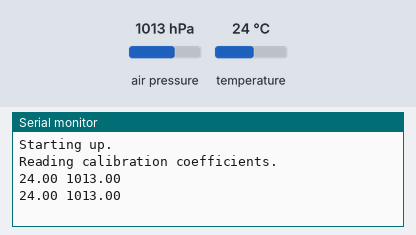
A sketch run on a simulated Arduino Uno, built with avr-gcc and run on an emulated ATmega328P. Parts: the last lines printed to the serial monitor. Wiring (inferred from the names in the program): BMP180 pressure sensor at I2C address 0x77. Inputs (shaded band) come from the test bench; at power-on: air pressure 1013 hPa, temperature 24 °C.

Above: at 1.2 s.
1.3 s: air pressure set to 952 hPa
At 2.6 s:
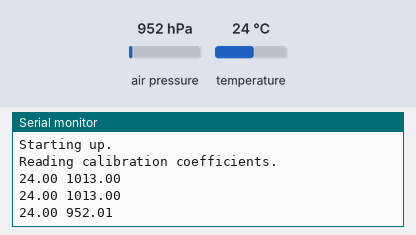
2.8 s: temperature set to 12 °C
At 3.8 s:
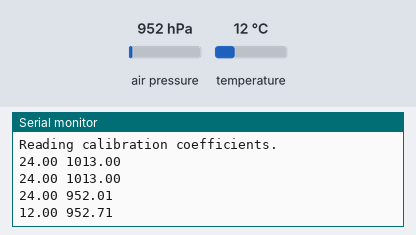
4.3 s: air pressure set to 975 hPa
At 4.3 s:
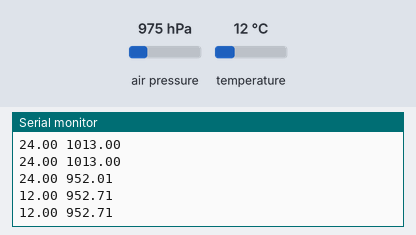
Timing chart, 0 to 7.3 s (numbered marks = the images above; inputs shaded):
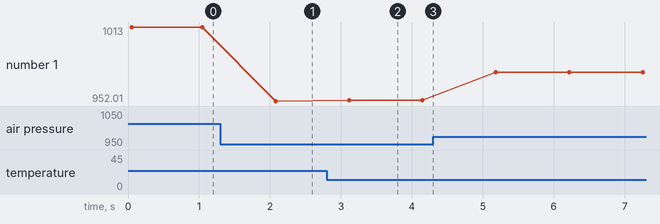

Measured:
- after the input at 1.3 s, the serial monitor: prints a new line after 0.78 s (image 1)
- after the input at 2.8 s, the serial monitor: prints a new line after 0.32 s (image 2)
- plotted number 1: 1013 → 952.01 after the input at 1.3 s, 952.01 → 952.71 after the input at 2.8 s, 952.71 → 975.74 after the input at 4.3 s

The sketch:

bmp085.ino
```cpp
#include <Wire.h>

/**
 * Datasheet defines addressess 0xEF and 0xEE, but only the
 * lower 7 bits are used, which results in 0x77.
 */
static const byte BMP085_I2C_ADDRESS = 0x77;
static const byte BMP085_CTRL_REGISTER = 0xF4;
static const byte BMP085_AD_RESULT = 0xF6;
static const byte BMP085_START_UT = 0x2E;
static const byte BMP085_START_UP = 0x34;
static const byte OVERSAMPLING = 3;

/**
 * Calibration coefficients set in factory.
 */
short CALIB_AC1;
short CALIB_AC2;
short CALIB_AC3;
unsigned short CALIB_AC4;
unsigned short CALIB_AC5;
unsigned short CALIB_AC6;
short CALIB_B1;
short CALIB_B2;
short CALIB_MB;
short CALIB_MC;
short CALIB_MD;
long CALC_B5;

void bmp085_init() {
  Wire.begin();

  Serial.println("Reading calibration coefficients.");
  CALIB_AC1 = bmp085_read_short(0xAA);
  CALIB_AC2 = bmp085_read_short(0xAC);
  CALIB_AC3 = bmp085_read_short(0xAE);
  CALIB_AC4 = bmp085_read_short(0xB0);
  CALIB_AC5 = bmp085_read_short(0xB2);
  CALIB_AC6 = bmp085_read_short(0xB4);
  CALIB_B1 = bmp085_read_short(0xB6);
  CALIB_B2 = bmp085_read_short(0xB8);
  CALIB_MB = bmp085_read_short(0xBA);
  CALIB_MC = bmp085_read_short(0xBC);
  CALIB_MD = bmp085_read_short(0xBE);
  /*Serial.println(CALIB_AC1, HEX);
  Serial.println(CALIB_AC2, HEX);
  Serial.println(CALIB_AC3, HEX);
  Serial.println(CALIB_AC4, HEX);
  Serial.println(CALIB_AC5, HEX);
  Serial.println(CALIB_AC6, HEX);
  Serial.println(CALIB_B1, HEX);
  Serial.println(CALIB_B2, HEX);
  Serial.println(CALIB_MB, HEX);
  Serial.println(CALIB_MC, HEX);
  Serial.println(CALIB_MD, HEX);*/
}

void bmp085_request_read(byte address, size_t len) {
  Wire.beginTransmission(BMP085_I2C_ADDRESS);
  Wire.write(address);
  Wire.endTransmission();

  Wire.requestFrom(BMP085_I2C_ADDRESS, len);
  while (Wire.available() < len) {
    // Busy wait
  }
}

byte bmp085_read_byte(byte address) {
  bmp085_request_read(address, 1);
  return Wire.read();
}

short bmp085_read_short(byte address) {
  bmp085_request_read(address, 2);
  return (short) Wire.read() << 8 | Wire.read();
}

unsigned long bmp085_read_long(byte address) {
  bmp085_request_read(address, 3);
  return (unsigned long) Wire.read() << 16 |  (unsigned long) Wire.read() << 8 | Wire.read();
}

long bmp085_get_ut(void) {
  Wire.beginTransmission(BMP085_I2C_ADDRESS);
  Wire.write(BMP085_CTRL_REGISTER);
  Wire.write(BMP085_START_UT);
  Wire.endTransmission();
  delay(5);
  return bmp085_read_short(BMP085_AD_RESULT);
}

unsigned long bmp085_get_up(void) {
  Wire.beginTransmission(BMP085_I2C_ADDRESS);
  Wire.write(BMP085_CTRL_REGISTER);
  Wire.write(BMP085_START_UP + (OVERSAMPLING << 6));
  Wire.endTransmission();
  delay(26); // IMPROVE
  unsigned long up = bmp085_read_long(BMP085_AD_RESULT);
  return up >> (8 - OVERSAMPLING);
}

long bmp085_get_temperature(void) {
  long ut = bmp085_get_ut();
  long x1 = ((ut - CALIB_AC6) * CALIB_AC5) >> 15;
  long x2 = ((long) CALIB_MC << 11) / (x1 + CALIB_MD);
  CALC_B5 = x1 + x2;
  return (CALC_B5 + 8) >> 4;
}

long bmp085_get_pressure(void) {
  long up = bmp085_get_up();

  long b6 = CALC_B5 - 4000;

  long x1 = (CALIB_B2 * ((b6 * b6) >> 12)) >> 11;
  long x2 = ((long) CALIB_AC2 * b6) >> 11;
  long x3 = x1 + x2;
  long b3 = ((((long) CALIB_AC1 * 4 + x3) << OVERSAMPLING) + 2) / 4;

  x1 = (CALIB_AC3 * b6) >> 13;
  x2 = (CALIB_B1 * ((b6 ^ 2) >> 12)) >> 16;
  x3 = ((x1 + x2) + 2) >> 2;
  unsigned long b4 = (CALIB_AC4 * (unsigned long)(x3 + 32768)) >> 15;

  unsigned long b7 = ((unsigned long) up - b3) * (50000 >> OVERSAMPLING);
  long p = 0;
  if (b7 < 0x80000000) {
    p = b7 * 2 / b4;
  } else {
    p = b7 / b4 * 2;
  }

  x1 = (p >> 8) * (p >> 8);
  x1 = (x1 * 3038) >> 16;
  x2 = (-7357 * p) >> 16;
  return p + ((x1 + x2 + 3791) >> 4);
}
```

WeatherStation.ino
```cpp
void setup() {
  Serial.begin(9600);
  Serial.println("Starting up.");

  bmp085_init();
}

void loop() {
  Serial.print((double) bmp085_get_temperature() / 10);
  Serial.print(" ");
  Serial.print((double) bmp085_get_pressure() / 100);
  Serial.println();

  delay(1000);
}
```
